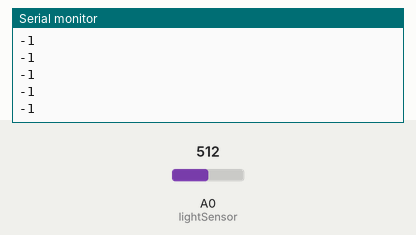
Bench run of a sketch on a simulated Arduino Uno, built with avr-gcc and run on an emulated ATmega328P. Parts: the last lines printed to the serial monitor. The test bench sets the inputs (shaded band); at power-on: A0 (lightSensor) = 512.

Above: at 1.2 s.
1.3 s: A0 (lightSensor) set to 716
At 2.2 s:
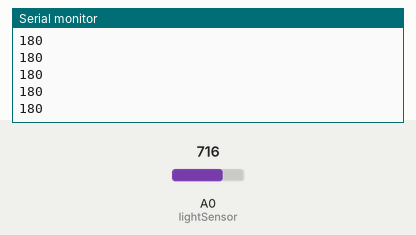
2.8 s: A0 (lightSensor) set to 511
At 3.6 s:
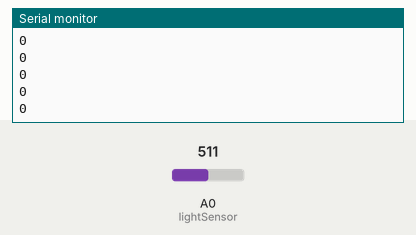
Timing chart, 0 to 5.8 s (numbered marks = the images above; inputs shaded):
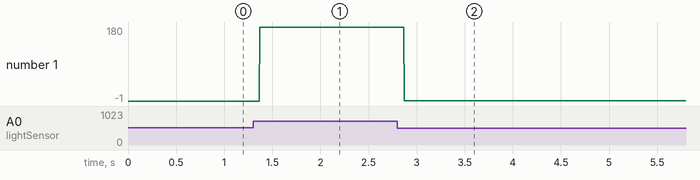

Measured:
- after the input at 1.3 s, the serial monitor: prints a new line after 0.07 s (image 1)
- after the input at 2.8 s, the serial monitor: prints a new line after 0.07 s (image 2)
- plotted number 1: -1 → 180 after the input at 1.3 s, 180 → 0 after the input at 2.8 s

The sketch:

calibration.ino
```cpp
#define lightSensor A0

int minValue = 1023;
int maxValue = 0;

void setup() {
  Serial.begin(9600);
}

void loop() {
  // value read
  int lightValue = analogRead(lightSensor);

  // calibrate min/max values
  if(lightValue < minValue) minValue = lightValue;
  if(lightValue > maxValue) maxValue = lightValue;

  // calibrated mapping
  int mappedValue = map(lightValue, minValue, maxValue, 0, 180);

  // print values
  Serial.println(mappedValue);
}
```
